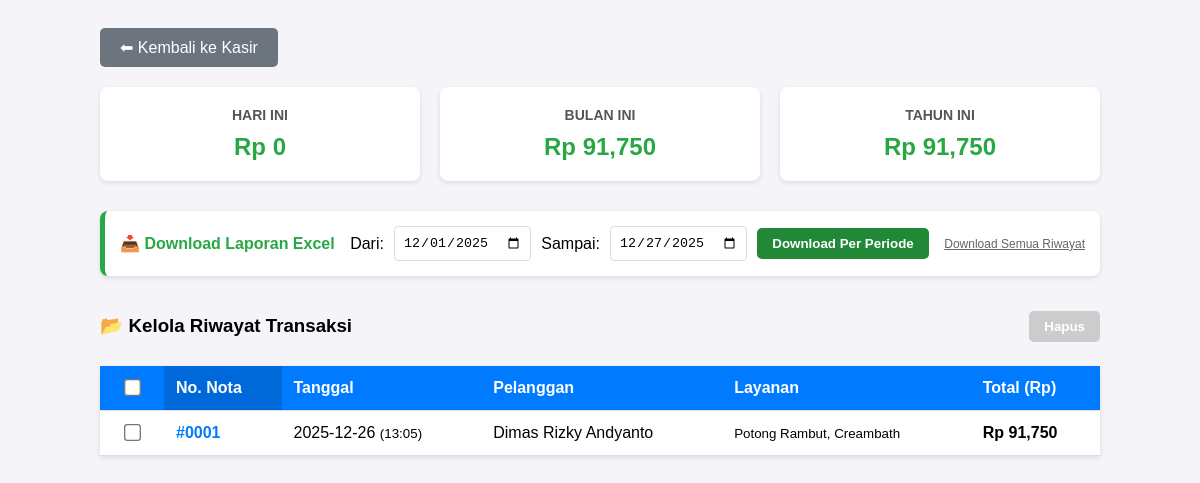
The app's page /laporan.php with its own data.
### tables this page shows
CREATE TABLE transaksi (
        id INTEGER PRIMARY KEY AUTOINCREMENT,
        tanggal DATE NOT NULL,
        jam TIME NOT NULL,
        nama_pelanggan TEXT,
        jenis_layanan TEXT NOT NULL,
        harga REAL NOT NULL,
        diskon REAL DEFAULT 0,
        total_bayar REAL NOT NULL,
        catatan TEXT
    , metode_pembayaran TEXT DEFAULT 'Tunai', no_nota INTEGER DEFAULT 0);

### laporan.php (the view, shortened to what this page needs)
<?php
$db = new PDO("sqlite:salon.db");
$db->setAttribute(PDO::ATTR_ERRMODE, PDO::ERRMODE_EXCEPTION);
$hari_ini = date('Y-m-d');
$bulan_ini = date('Y-m');
$tahun_ini = date('Y');
$q_harian = $db->query("SELECT SUM(total_bayar) as total FROM transaksi WHERE tanggal = '$hari_ini'");
$total_harian = $q_harian->fetch()['total'] ?: 0;
$q_bulanan = $db->query("SELECT SUM(total_bayar) as total FROM transaksi WHERE strftime('%Y-%m', tanggal) = '$bulan_ini'");
$total_bulanan = $q_bulanan->fetch()['total'] ?: 0;
$q_tahunan = $db->query("SELECT SUM(total_bayar) as total FROM transaksi WHERE strftime('%Y', tanggal) = '$tahun_ini'");
$total_tahunan = $q_tahunan->fetch()['total'] ?: 0;
$semua_data = $db->query("SELECT * FROM transaksi ORDER BY tanggal DESC, jam DESC");
?>
<!DOCTYPE html>
<html lang="id">
<head>
</head>
<body>
<div class="container">
    <a href="index.php" class="btn-back">⬅ Kembali ke Kasir</a>
    <div class="dashboard">
        <div class="card"><h3>Hari Ini</h3> <p>Rp <?= number_format($total_harian) ?></p></div>
        <div class="card"><h3>Bulan Ini</h3> <p>Rp <?= number_format($total_bulanan) ?></p></div>
        <div class="card"><h3>Tahun Ini</h3> <p>Rp <?= number_format($total_tahunan) ?></p></div>
    </div>
    <div class="download-panel">
        <div style="font-weight: bold; color: #28a745;">📥 Download Laporan Excel</div>
        <form action="export_excel.php" method="GET" target="_blank" class="date-group">
            <label>Dari:</label> <input type="date" name="tgl_mulai" required value="<?= date('Y-m-01') ?>">
            <label>Sampai:</label> <input type="date" name="tgl_selesai" required value="<?= date('Y-m-d') ?>">
            <button type="submit" class="btn-excel">Download Per Periode</button>
        </form>
        <a href="export_excel.php" target="_blank" style="color: #666; font-size: 12px; text-decoration: underline;">Download Semua Riwayat</a>
    </div>
    <form method="POST" id="formRiwayat">
        <div class="header-area">
            <h3>📂 Kelola Riwayat Transaksi</h3>
            <button type="submit" name="hapus_pilihan" id="btnHapus" disabled>Hapus</button>
        </div>
        <table>
            <thead>
                <tr>
                    <th style="width: 40px; text-align: center;"><input type="checkbox" id="checkAll"></th>
                    <th style="background-color: #0069d9;">No. Nota</th> <th>Tanggal</th>
                    <th>Pelanggan</th>
                    <th>Layanan</th>
                    <th>Total (Rp)</th>
                </tr>
            </thead>
            <tbody>
                <?php foreach($semua_data as $row): ?>
                <tr>
                    <td style="text-align: center;">
                        <input type="checkbox" name="pilih[]" value="<?= $row['id'] ?>" class="checkItem">
                    </td>
                    <td style="font-weight: bold; color: #007bff;">#<?= str_pad($row['no_nota'], 4, '0', STR_PAD_LEFT) ?></td>
                    <td><?= $row['tanggal'] ?> <small>(<?= $row['jam'] ?>)</small></td>
                    <td><?= $row['nama_pelanggan'] ?></td>
                    <td><small><?= $row['jenis_layanan'] ?></small></td>
                    <td style="font-weight: bold;">Rp <?= number_format($row['total_bayar']) ?></td>
                </tr>
                <?php endforeach; ?>
            </tbody>
        </table>
    </form>
</div>
</body>
</html>

### laporan.php (style rules this page uses)
body { font-family: 'Comic Sans MS', 'Chalkboard SE', sans-serif; background-color: #f4f4f9; padding: 20px; }
.container { max-width: 1000px; margin: 0 auto; }
.dashboard { display: flex; gap: 20px; margin-bottom: 30px; }
.card { flex: 1; background: white; padding: 20px; border-radius: 8px; box-shadow: 0 2px 5px rgba(0,0,0,0.1); text-align: center; }
.card h3 { margin: 0; color: #555; font-size: 14px; text-transform: uppercase; }
.card p { font-size: 24px; font-weight: bold; color: #28a745; margin: 10px 0 0; }
.btn-back { display: inline-block; padding: 10px 20px; background: #6c757d; color: white; text-decoration: none; border-radius: 5px; margin-bottom: 20px; }
.download-panel { background: white; padding: 15px; border-radius: 8px; margin-bottom: 20px; box-shadow: 0 2px 5px rgba(0,0,0,0.1); display: flex; align-items: center; justify-content: space-between; border-left: 5px solid #28a745; }
.date-group { display: flex; align-items: center; gap: 10px; }
.date-group input { padding: 8px; border: 1px solid #ddd; border-radius: 4px; }
.btn-excel { padding: 8px 15px; background-color: #218838; color: white; text-decoration: none; border-radius: 5px; font-weight: bold; border: none; cursor: pointer; }
.header-area { display: flex; justify-content: space-between; align-items: center; margin-bottom: 10px; }
#btnHapus { padding: 8px 15px; border-radius: 5px; border: none; color: white; font-weight: bold; cursor: pointer; }
#btnHapus:disabled { background-color: #cccccc; cursor: not-allowed; }
table { width: 100%; background: white; border-collapse: collapse; box-shadow: 0 2px 5px rgba(0,0,0,0.1); margin-top: 10px; }
th, td { padding: 12px; border-bottom: 1px solid #ddd; text-align: left; }
th { background-color: #007bff; color: white; }
input[type=checkbox] { transform: scale(1.3); cursor: pointer; }

### records on screen
transaksi: no_nota "0001", tanggal "2025-12-26", jam "13:05", nama_pelanggan "Dimas Rizky Andyanto", jenis_layanan "Potong Rambut, Creambath", total_bayar "91,750"

### other values on screen
$total_harian "0"
$total_bulanan "91,750"
$total_tahunan "91,750"
